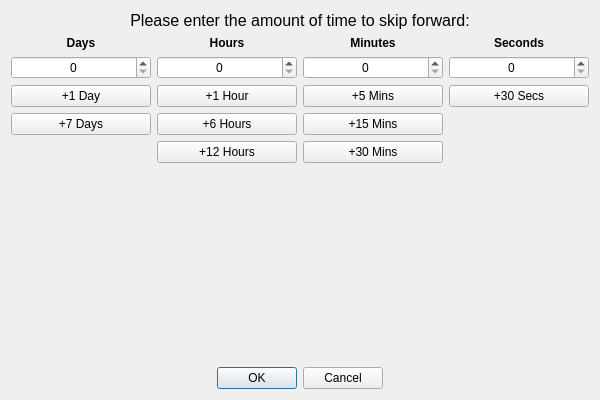
<?xml version="1.0" encoding="UTF-8"?>
<ui version="4.0">
    <class>TimeAdd</class>
    <widget class="QDialog" name="TimeAdd">
        <property name="geometry">
            <rect>
                <x>0</x>
                <y>0</y>
                <width>600</width>
                <height>400</height>
            </rect>
        </property>
        <property name="windowTitle">
            <string>Time Add</string>
        </property>
        <layout class="QVBoxLayout" name="verticalLayout_Main">
            <item>
                <widget class="QLabel" name="label">
                    <property name="font">
                        <font>
                            <pointsize>12</pointsize>
                        </font>
                    </property>
                    <property name="text">
                        <string>Please enter the amount of time to skip forward:</string>
                    </property>
                    <property name="alignment">
                        <set>Qt::AlignCenter</set>
                    </property>
                    <property name="wordWrap">
                        <bool>true</bool>
                    </property>
                </widget>
            </item>
            <item>
                <layout class="QHBoxLayout" name="horizontalLayout_Columns">
                    <item>
                        <layout class="QVBoxLayout" name="verticalLayout_Days">
                            <item>
                                <widget class="QLabel" name="lbl_Days">
                                    <property name="font">
                                        <font>
                                            <bold>true</bold>
                                        </font>
                                    </property>
                                    <property name="text">
                                        <string>Days</string>
                                    </property>
                                    <property name="alignment">
                                        <set>Qt::AlignCenter</set>
                                    </property>
                                </widget>
                            </item>
                            <item>
                                <widget class="QSpinBox" name="lineEditDays">
                                    <property name="alignment">
                                        <set>Qt::AlignCenter</set>
                                    </property>
                                </widget>
                            </item>
                            <item>
                                <widget class="QPushButton" name="btn_1Day">
                                    <property name="text">
                                        <string>+1 Day</string>
                                    </property>
                                </widget>
                            </item>
                            <item>
                                <widget class="QPushButton" name="btn_7Days">
                                    <property name="text">
                                        <string>+7 Days</string>
                                    </property>
                                </widget>
                            </item>
                            <item>
                                <spacer name="verticalSpacer_Days">
                                    <property name="orientation">
                                        <enum>Qt::Vertical</enum>
                                    </property>
                                    <property name="sizeHint" stdset="0">
                                        <size>
                                            <width>20</width>
                                            <height>40</height>
                                        </size>
                                    </property>
                                </spacer>
                            </item>
                        </layout>
                    </item>
                    <item>
                        <layout class="QVBoxLayout" name="verticalLayout_Hours">
                            <item>
                                <widget class="QLabel" name="lbl_Hours">
                                    <property name="font">
                                        <font>
                                            <bold>true</bold>
                                        </font>
                                    </property>
                                    <property name="text">
                                        <string>Hours</string>
                                    </property>
                                    <property name="alignment">
                                        <set>Qt::AlignCenter</set>
                                    </property>
                                </widget>
                            </item>
                            <item>
                                <widget class="QSpinBox" name="lineEditHours">
                                    <property name="alignment">
                                        <set>Qt::AlignCenter</set>
                                    </property>
                                </widget>
                            </item>
                            <item>
                                <widget class="QPushButton" name="btn_1Hour">
                                    <property name="text">
                                        <string>+1 Hour</string>
                                    </property>
                                </widget>
                            </item>
                            <item>
                                <widget class="QPushButton" name="btn_6Hours">
                                    <property name="text">
                                        <string>+6 Hours</string>
                                    </property>
                                </widget>
                            </item>
                            <item>
                                <widget class="QPushButton" name="btn_12Hours">
                                    <property name="text">
                                        <string>+12 Hours</string>
                                    </property>
                                </widget>
                            </item>
                            <item>
                                <spacer name="verticalSpacer_Hours">
                                    <property name="orientation">
                                        <enum>Qt::Vertical</enum>
                                    </property>
                                    <property name="sizeHint" stdset="0">
                                        <size>
                                            <width>20</width>
                                            <height>40</height>
                                        </size>
                                    </property>
                                </spacer>
                            </item>
                        </layout>
                    </item>
                    <item>
                        <layout class="QVBoxLayout" name="verticalLayout_Minutes">
                            <item>
                                <widget class="QLabel" name="lbl_Minutes">
                                    <property name="font">
                                        <font>
                                            <bold>true</bold>
                                        </font>
                                    </property>
                                    <property name="text">
                                        <string>Minutes</string>
                                    </property>
                                    <property name="alignment">
                                        <set>Qt::AlignCenter</set>
                                    </property>
                                </widget>
                            </item>
                            <item>
                                <widget class="QSpinBox" name="lineEditMinutes">
                                    <property name="alignment">
                                        <set>Qt::AlignCenter</set>
                                    </property>
                                </widget>
                            </item>
                            <item>
                                <widget class="QPushButton" name="btn_5Mins">
                                    <property name="text">
                                        <string>+5 Mins</string>
                                    </property>
                                </widget>
                            </item>
                            <item>
                                <widget class="QPushButton" name="btn_15Mins">
                                    <property name="text">
                                        <string>+15 Mins</string>
                                    </property>
                                </widget>
                            </item>
                            <item>
                                <widget class="QPushButton" name="btn_30Mins">
                                    <property name="text">
                                        <string>+30 Mins</string>
                                    </property>
                                </widget>
                            </item>
                            <item>
                                <spacer name="verticalSpacer_Minutes">
                                    <property name="orientation">
                                        <enum>Qt::Vertical</enum>
                                    </property>
                                    <property name="sizeHint" stdset="0">
                                        <size>
                                            <width>20</width>
                                            <height>40</height>
                                        </size>
                                    </property>
                                </spacer>
                            </item>
                        </layout>
                    </item>
                    <item>
                        <layout class="QVBoxLayout" name="verticalLayout_Seconds">
                            <item>
                                <widget class="QLabel" name="lbl_Seconds">
                                    <property name="font">
                                        <font>
                                            <bold>true</bold>
                                        </font>
                                    </property>
                                    <property name="text">
                                        <string>Seconds</string>
                                    </property>
                                    <property name="alignment">
                                        <set>Qt::AlignCenter</set>
                                    </property>
                                </widget>
                            </item>
                            <item>
                                <widget class="QSpinBox" name="lineEditSeconds">
                                    <property name="alignment">
                                        <set>Qt::AlignCenter</set>
                                    </property>
                                </widget>
                            </item>
                            <item>
                                <widget class="QPushButton" name="btn_30Secs">
                                    <property name="text">
                                        <string>+30 Secs</string>
                                    </property>
                                </widget>
                            </item>
                            <item>
                                <spacer name="verticalSpacer_Seconds">
                                    <property name="orientation">
                                        <enum>Qt::Vertical</enum>
                                    </property>
                                    <property name="sizeHint" stdset="0">
                                        <size>
                                            <width>20</width>
                                            <height>40</height>
                                        </size>
                                    </property>
                                </spacer>
                            </item>
                        </layout>
                    </item>
                </layout>
            </item>
            <item>
                <spacer name="verticalSpacer_Bottom">
                    <property name="orientation">
                        <enum>Qt::Vertical</enum>
                    </property>
                    <property name="sizeHint" stdset="0">
                        <size>
                            <width>20</width>
                            <height>20</height>
                        </size>
                    </property>
                </spacer>
            </item>
            <item>
                <widget class="QDialogButtonBox" name="buttonBox">
                    <property name="orientation">
                        <enum>Qt::Orientation::Horizontal</enum>
                    </property>
                    <property name="standardButtons">
                        <set>QDialogButtonBox::StandardButton::Cancel|QDialogButtonBox::StandardButton::Ok</set>
                    </property>
                    <property name="centerButtons">
                        <bool>true</bool>
                    </property>
                </widget>
            </item>
        </layout>
    </widget>
    <resources/>
    <connections>
        <connection>
            <sender>buttonBox</sender>
            <signal>accepted()</signal>
            <receiver>TimeAdd</receiver>
            <slot>accept()</slot>
            <hints>
                <hint type="sourcelabel">
                    <x>248</x>
                    <y>254</y>
                </hint>
                <hint type="destinationlabel">
                    <x>157</x>
                    <y>274</y>
                </hint>
            </hints>
        </connection>
        <connection>
            <sender>buttonBox</sender>
            <signal>rejected()</signal>
            <receiver>TimeAdd</receiver>
            <slot>reject()</slot>
            <hints>
                <hint type="sourcelabel">
                    <x>316</x>
                    <y>260</y>
                </hint>
                <hint type="destinationlabel">
                    <x>286</x>
                    <y>274</y>
                </hint>
            </hints>
        </connection>
    </connections>
</ui>
